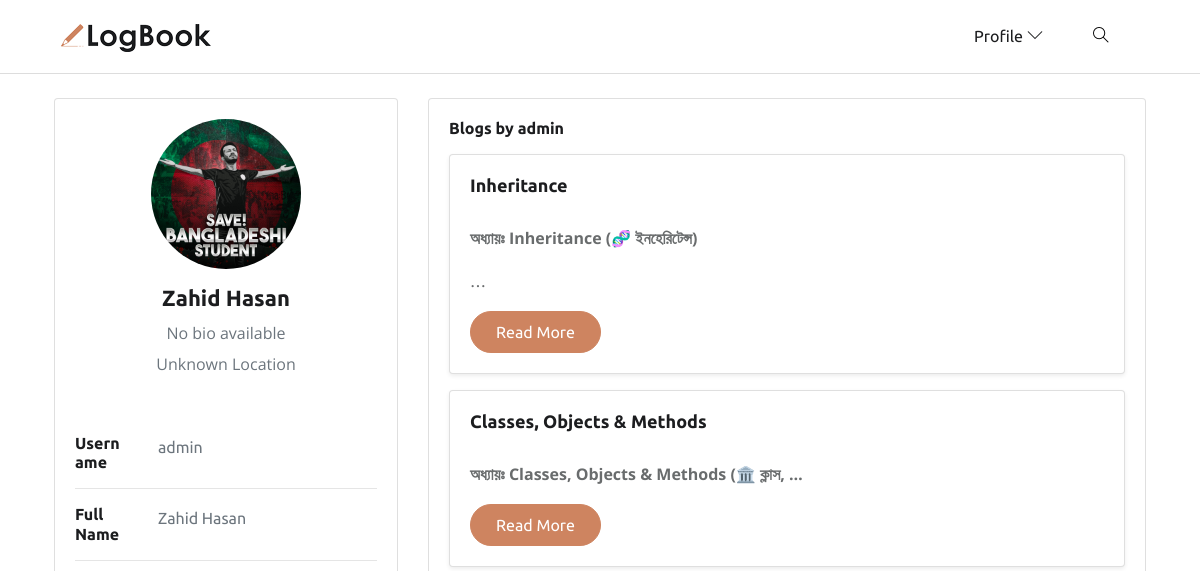
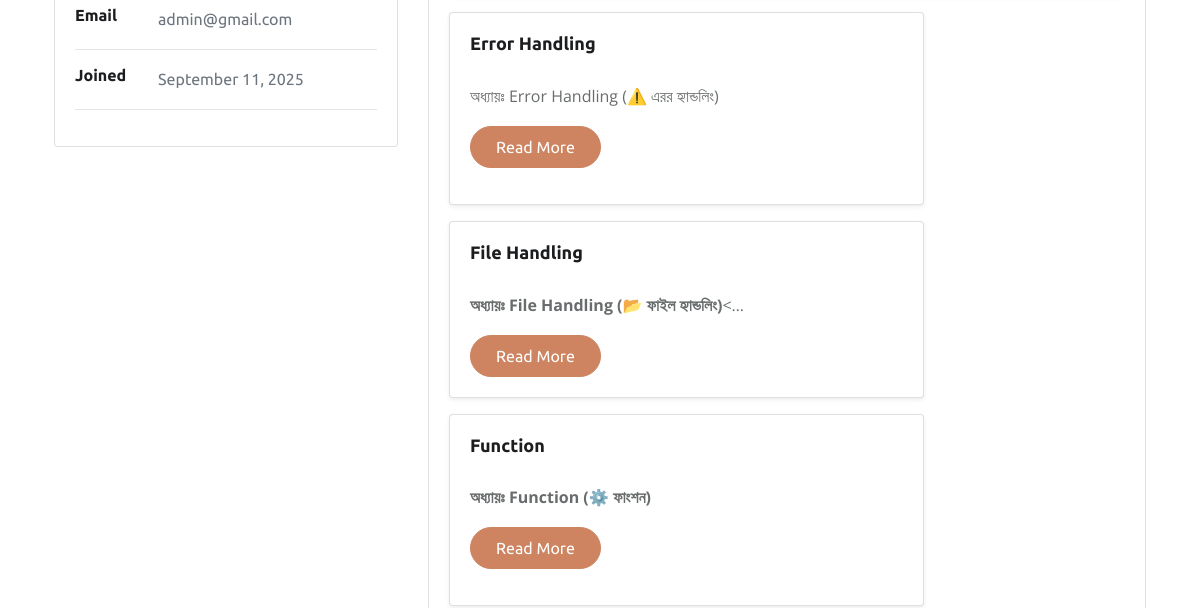
Page /account/profile/admin/ (upper part) on the earlier database version (2 pictures, top to bottom).
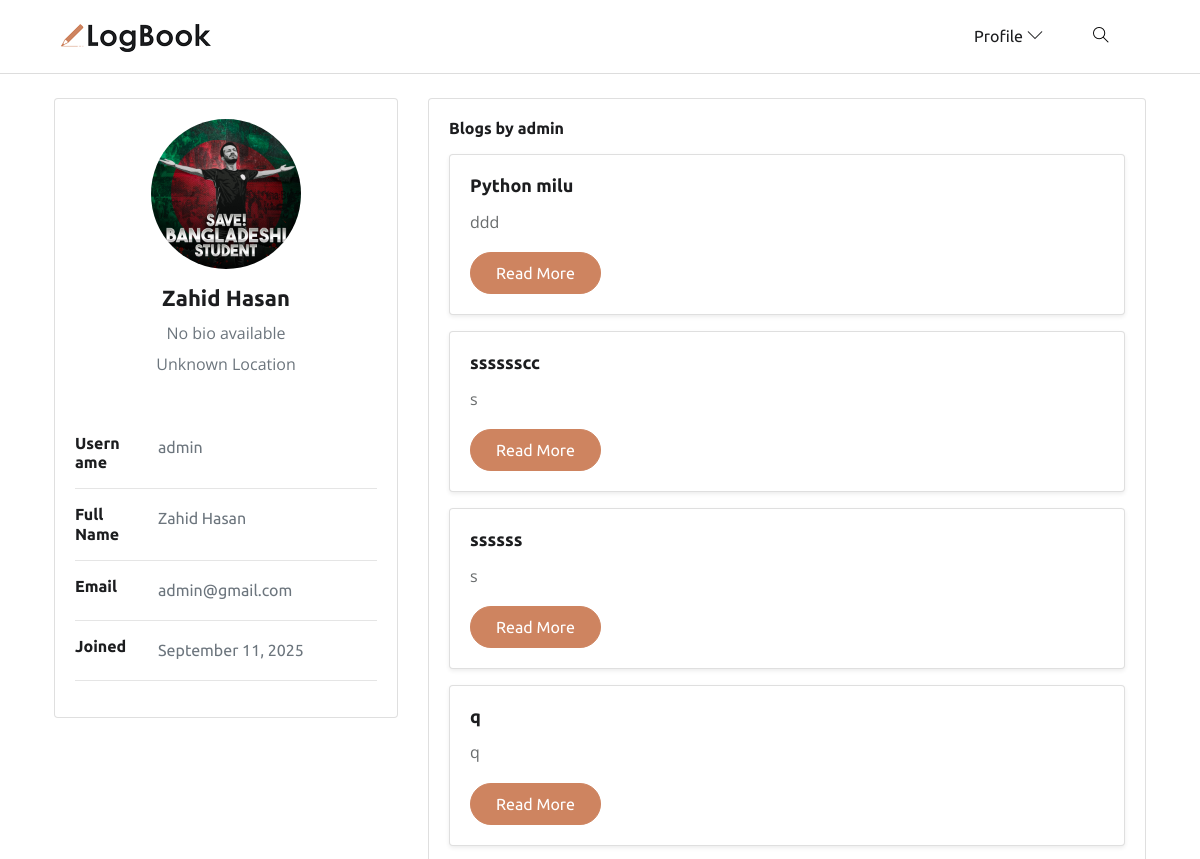
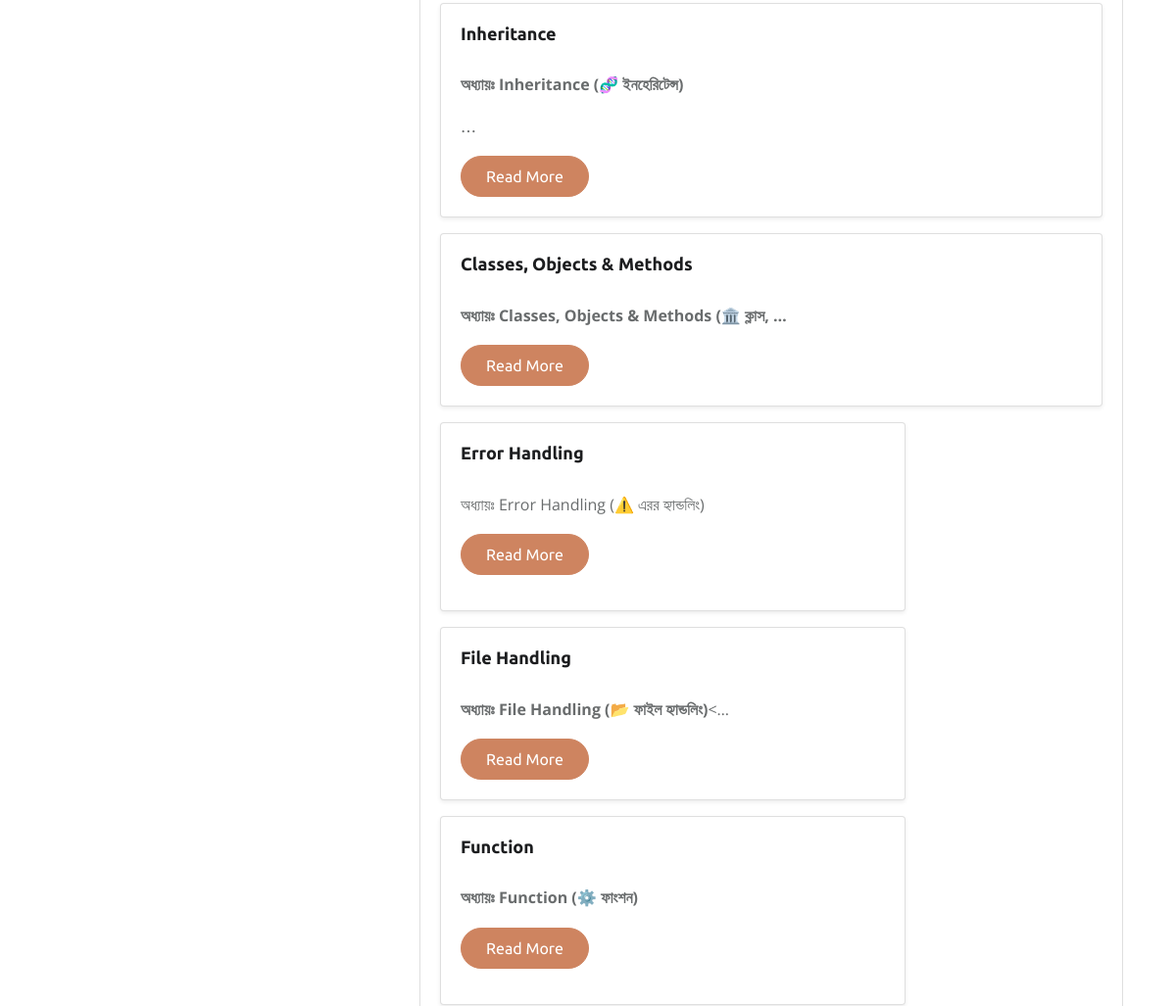
Same page on the later database version (2 pictures, top to bottom).
### app_home/models.py (models this page shows, shortened)
class Blog(models.Model):
    author = models.ForeignKey(
        settings.AUTH_USER_MODEL,
        related_name='user_blogs',
        on_delete=models.CASCADE
    )
    title = models.CharField(max_length=100, unique=True)
    slug = models.SlugField(unique=True, blank=True, null=True, max_length=300)
    content = RichTextUploadingField()
    category = models.ForeignKey(
        Category,
        related_name='category_blogs',
        on_delete=models.CASCADE
    )
    tags = models.ManyToManyField(Tag, related_name='tag_blogs')
    created_date = models.DateTimeField(auto_now_add=True)
    updated_date = models.DateTimeField(auto_now=True)
    class Meta:
        ordering = ['-created_date']
    def get_absolute_url(self):
        return reverse('blog-detail', kwargs={'slug': self.slug})

### app_account/views.py (the view, shortened to what this page needs)
# urls.py: path('profile/<str:username>/', User_ProfileView, name='profile'),
def User_ProfileView(request, username):
    profile_user = get_object_or_404(Profile, user__username=username)
    user_blogs = profile_user.user.user_blogs.all()
    form = None
    context = {
        'profile_user': profile_user,
        'user_blogs': user_blogs,
        'form': form
    }
    return render(request, 'app_account/profile.html', context)

### app_home/context_processors.py (called while the page is built)
def get_all_categories(request):
    categories = Category.objects.all()
    return {'categories': categories}

def get_all_tags(request):
    tags = Tag.objects.all()
    return {'tags': tags}

def get_recent_blogs(request):
    recent_blogs = Blog.objects.order_by('-created_date')[:5]
    return {'recent_blogs': recent_blogs}

### templates/app_account/profile.html (shortened to what the changed rows need)
{% extends 'base/base.html' %}
{% load static %}
{% load crispy_forms_tags %}
{% block content %}
<div class="container p-4">
    <div class="main-body">
        <div class="row gutters-sm">
            <div class="col-md-8">
                <div class="card">
                    <div class="card-body">
                        <div class="row">
                            {% for blog in user_blogs %}
                            <div class="col-md-12 mb-3">
                                <div class="card h-100 shadow-sm">
                                    <div class="card-body">
                                        <h5 class="card-title">{{ blog.title }}</h5>
                                        <p class="card-text text-truncate">{{ blog.content|truncatechars:60|safe }}</p>
                                        <a href="{{ blog.get_absolute_url }}" class="btn btn-sm btn-primary">Read
                                            More</a>
                                    </div>
                                </div>
                            </div>
                            {% empty %}
                            <div class="col-12">
                                <p>No blogs yet.</p>
                            </div>
                            {% endfor %}
                        </div>
                    </div>
                </div>
            </div>
        </div>
    </div>
</div>
{% endblock %}

Differences in the rows shown:
added Blog: title "Python milu", content "ddd"
added Blog: title "sssssscc", content "s"
added Blog: title "ssssss", content "s"
added Blog: title "q", content "q"
